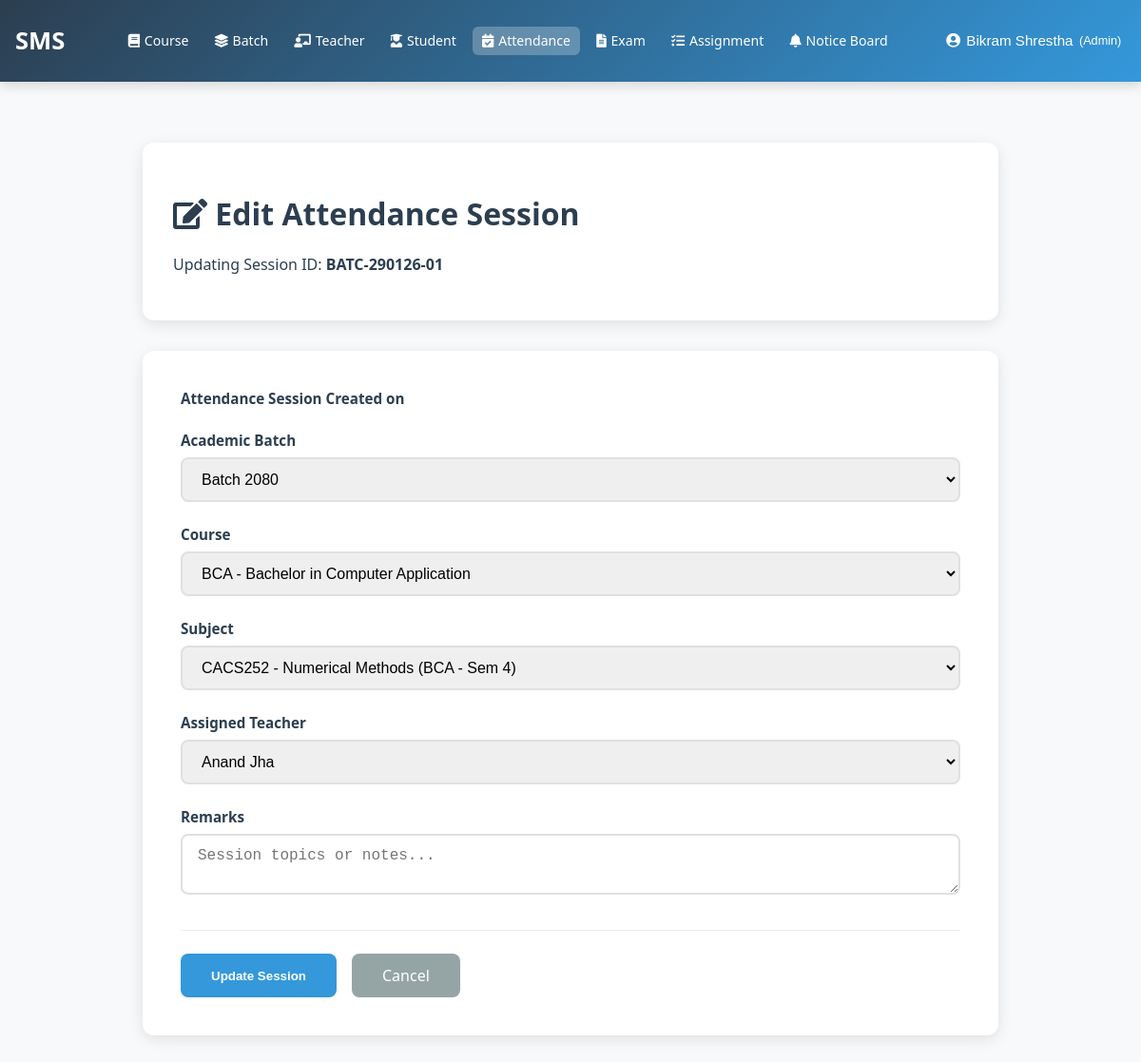
Screenshot of /attendance/sessions/7/edit/ (signed in) with the database file from the repository.
### accounts/models.py (models this page shows, shortened)
class User(AbstractUser):
    ROLE_CHOICES = (
        ('admin', 'Admin'),
        ('teacher', 'Teacher'),
        ('student', 'Student'),
        ('guardian', 'Guardian'),
    )
    username = None
    email = models.EmailField(
        unique=True,
        validators=[email_validator],
        verbose_name="Email ID",
        help_text="Enter a valid email address"
    )
    role = models.CharField(
        max_length=20,
        choices=ROLE_CHOICES,
        default='student',
        verbose_name="User Role"
    )
    is_verified = models.BooleanField(default=False, verbose_name="Email Verified")
    created_by = models.ForeignKey(
        'self',
        on_delete=models.SET_NULL,
        null=True,
        blank=True,
        related_name='created_users',
        verbose_name="Created By"
    )
    date_created = models.DateTimeField(auto_now_add=True, verbose_name="Account Created")
    first_name = models.CharField(
        max_length=30,
        validators=[name_validator, validate_no_numbers],
        verbose_name="First Name",
        help_text="Enter first name without numbers"
    )
    last_name = models.CharField(
        max_length=30,
        validators=[name_validator, validate_no_numbers],
        verbose_name="Last Name",
        help_text="Enter last name without numbers"
    )
    phone_number = models.CharField(
        validators=[phone_validator, validate_no_letters_in_phone],
        max_length=17,
        blank=True,
        verbose_name="Phone Number",
        help_text="Enter phone number (9-15 digits, optional +)"
    )
    USERNAME_FIELD = 'email'
    REQUIRED_FIELDS = ['first_name', 'last_name']
    objects = CustomUserManager()
    class Meta:
        verbose_name = "User"
        verbose_name_plural = "Users"
        ordering = ['-date_created']

### attendance/models.py (models this page shows, shortened)
class AttendanceSession(models.Model):
    STATUS_CHOICES = (
        ('scheduled', 'Scheduled'),
        ('ongoing', 'Ongoing'),
        ('completed', 'Completed'),
        ('cancelled', 'Cancelled'),
    )
    session_id = models.CharField(
        max_length=50,
        unique=True,
        verbose_name="Session ID",
        help_text="Auto-generated session ID"
    )
    batch = models.ForeignKey(
        'accounts.Batch',
        on_delete=models.CASCADE,
        related_name='attendance_sessions',
        verbose_name="Batch"
    )
    course = models.ForeignKey(
        'courses.Course',
        on_delete=models.CASCADE,
        related_name='attendance_sessions',
        verbose_name="Course",
        null=True,
        blank=True
    )
    subject = models.ForeignKey(
        'courses.Subject',
        on_delete=models.CASCADE,
        related_name='attendance_sessions',
        verbose_name="Subject",
        null=True,
        blank=True
    )
    teacher = models.ForeignKey(
        'accounts.User',
        on_delete=models.CASCADE,
        limit_choices_to={'role': 'teacher'},
        related_name='attendance_sessions',
        verbose_name="Teacher"
    )
    date = models.DateField(
        verbose_name="Date",
        default=timezone.now
    )
    start_time = models.TimeField(
        verbose_name="Start Time",
        default=timezone.now
    )
    end_time = models.TimeField(
        verbose_name="End Time",
        null=True,
        blank=True
    )
    semester = models.IntegerField(
        verbose_name="Semester",
        validators=[MinValueValidator(1), MaxValueValidator(8)],
        null=True,
        blank=True
    )
    year = models.IntegerField(
        verbose_name="Year",
        validators=[MinValueValidator(1), MaxValueValidator(4)],
        null=True,
        blank=True
    )
    total_students = models.IntegerField(
        verbose_name="Total Students",
        default=0,
        editable=False
    )
    present_count = models.IntegerField(
        verbose_name="Present Count",
        default=0,
        editable=False
    )
    absent_count = models.IntegerField(
        verbose_name="Absent Count",
        default=0,
        editable=False
    )
    status = models.CharField(
        max_length=20,
        choices=STATUS_CHOICES,
        default='scheduled',
        verbose_name="Status"
    )
    remarks = models.TextField(
        verbose_name="Remarks",
        blank=True,
        null=True
    )
    created_by = models.ForeignKey(
        'accounts.User',
        on_delete=models.SET_NULL,
        null=True,
        related_name='created_attendance_sessions',
        verbose_name="Created By"
    )
    created_at = models.DateTimeField(auto_now_add=True)
    updated_at = models.DateTimeField(auto_now=True)
    class Meta:
        verbose_name = "Attendance Session"
        verbose_name_plural = "Attendance Sessions"
        ordering = ['-date', '-start_time']

### attendance/views.py (the view)
# urls.py: path('sessions/<int:session_id>/edit/', views.edit_attendance_session, name='edit_attendance_session'),
@login_required
@admin_required
def edit_attendance_session(request, session_id):
    session = get_object_or_404(AttendanceSession, id=session_id)
    if request.method == 'POST':
        form = AttendanceSessionForm(request.POST, instance=session, user=request.user)
        if form.is_valid():
            form.save()
            messages.success(request, "Session updated.")
            return redirect('attendance:attendance_session_list')
    else:
        form = AttendanceSessionForm(instance=session, user=request.user)
    return render(request, 'attendance/admin/edit_attendance_session.html', {'form': form, 'session': session})

### accounts/models.py (called while the page is built)
    def __str__(self):
        return self.name

### attendance/forms.py (called while the page is built)
    def format_teacher_name(self, teacher):
        return teacher.get_full_name() or teacher.username

### courses/models.py (called while the page is built)
    def __str__(self):
        return f"{self.short_name} - {self.name}"

    def __str__(self):
        period_info = ""
        if self.course.course_type == 'semester' and self.semester:
            period_info = f" - Sem {self.semester}"
        elif self.course.course_type == 'yearly' and self.year:
            period_info = f" - Year {self.year}"
        return f"{self.code} - {self.name} ({self.course.short_name}{period_info})"

### templates/attendance/admin/edit_attendance_session.html (shortened to what this page needs)
{% extends 'base.html' %}
{% block content %}
<div class="student-list-container">
    <div class="page-header">
        <h1><i class="fas fa-edit"></i> Edit Attendance Session</h1>
        <p class="text-muted">Updating Session ID: <strong>{{ session.session_id }}</strong></p>
    </div>
    <div class="form-container">
        <form method="post">
            {% for field in form %}
                <div class="form-group">
                    <label for="{{ field.id_for_label }}">{{ field.label }}</label>
                    {{ field }}
                </div>
            {% endfor %}
            <div class="form-actions">
                <button type="submit" class="btn-save">Update Session</button>
                <a href="{% url 'attendance:attendance_session_list' %}" class="btn-cancel">Cancel</a>
            </div>
        </form>
    </div>
</div>
{% endblock %}

### templates/base.html (shortened to what this page needs)
{% load static %}
<!DOCTYPE html>
<html lang="en">
<head>
    <link rel="stylesheet" href="https://cdnjs.cloudflare.com/ajax/libs/font-awesome/5.15.4/css/all.min.css">
    <link rel="stylesheet" href="{% static 'css/base.css' %}">
</head>
<body>
    <nav class="navbar">
        <a href="{% url 'dashboard_redirect' %}" class="navbar-brand">SMS</a>
        {% if user.is_authenticated %}
            <ul class="nav-menu">
                {% if user.role == 'admin' or user.is_superuser %}
                    <li><a href="{% url 'courses:course_list' %}" {% if 'courses' in request.path %}class="active"{% endif %}><i class="fas fa-book"></i> Course</a></li>
                    <li><a href="{% url 'batch_list' %}" {% if 'batches' in request.path %}class="active"{% endif %}><i class="fas fa-layer-group"></i> Batch</a></li>
                    <li><a href="{% url 'teacher_list' %}" {% if 'teachers' in request.path %}class="active"{% endif %}><i class="fas fa-chalkboard-teacher"></i> Teacher</a></li>
                    <li><a href="{% url 'student_list' %}" {% if 'students' in request.path %}class="active"{% endif %}><i class="fas fa-user-graduate"></i> Student</a></li>
                    <li><a href="{% url 'attendance:attendance_session_list' %}" {% if 'attendance' in request.path %}class="active"{% endif %}><i class="fas fa-calendar-check"></i> Attendance</a></li>
                    <li><a href="#"><i class="fas fa-file-alt"></i> Exam</a></li>
                    <li><a href="#"><i class="fas fa-tasks"></i> Assignment</a></li>
                    <li class="dropdown">
                        <a href="{% url 'noticeboard:notice_list' %}" {% if 'noticeboard' in request.path %}class="active"{% endif %}><i class="fas fa-bell"></i> Notice Board</a>
                    </li>
                {% endif %}
            </ul>
        {% endif %}
        {% if user.is_authenticated %}
            <div class="profile-dropdown">
                <button class="profile-btn">
                    <i class="fas fa-user-circle"></i>
                    {{ user.get_full_name|default:user.email }}
                    <small>({{ user.get_role_display|default:user.role }})</small>
                </button>
            </div>
        {% endif %}
    </nav>
    <main>
        {% block content %}
        {% endblock %}
    </main>
</body>
</html>

### static/css/base.css (style rules this page uses)
body { font-family: 'Segoe UI', Tahoma, Geneva, Verdana, sans-serif; margin: 0; background-color: #f8f9fa; color: #2c3e50; }
.navbar { background: linear-gradient(135deg, #2c3e50, #3498db); padding: 0.8rem 1rem; display: flex; justify-content: space-between; align-items: center; box-shadow: 0 4px 12px rgba(0,0,0,0.15); flex-wrap: nowrap; min-height: 60px; }
.navbar-brand { color: white; font-size: 1.6rem; font-weight: bold; text-decoration: none; white-space: nowrap; margin-right: 1rem; }
.nav-menu { display: flex; list-style: none; margin: 0; padding: 0; gap: 0.6rem; }
.nav-menu li a { color: white; text-decoration: none; font-size: 0.92rem; padding: 0.4rem 0.7rem; border-radius: 6px; transition: all 0.3s; display: flex; align-items: center; gap: 0.3rem; white-space: nowrap; }
.nav-menu li a:hover, .nav-menu li a.active { background-color: rgba(255,255,255,0.25); }
.profile-dropdown { position: relative; }
.profile-btn { background: none; border: none; color: white; font-size: 0.95rem; cursor: pointer; display: flex; align-items: center; gap: 0.4rem; padding: 0.4rem 0.7rem; border-radius: 6px; transition: background 0.3s; white-space: nowrap; max-width: 200px; overflow: hidden; text-overflow: ellipsis; }
.nav-menu .dropdown { position: relative; }
main { padding: 2rem; min-height: calc(100vh - 70px); }
@media (max-width: 1400px) { .nav-menu { gap: 0.5rem; } }
@media (max-width: 1400px) { .nav-menu li a { font-size: 0.88rem; padding: 0.35rem 0.6rem; } }

### templates/attendance/admin/edit_attendance_session.html (style rules this page uses)
.student-list-container { max-width: 900px; margin: 2rem auto; padding: 0 1rem; }
.page-header { background: white; border-radius: 12px; padding: 2rem; margin-bottom: 2rem; box-shadow: 0 4px 15px rgba(0,0,0,0.1); }
.form-container { background: white; border-radius: 12px; padding: 2.5rem; box-shadow: 0 4px 15px rgba(0,0,0,0.1); }
.form-group { margin-bottom: 1.5rem; }
.form-group label { display: block; font-weight: 600; color: #2c3e50; margin-bottom: 0.5rem; font-size: 0.95rem; }
.form-group input, .form-group select, .form-group textarea { width: 100%; padding: 0.75rem 1rem; border: 2px solid #e0e0e0; border-radius: 8px; font-size: 1rem; transition: all 0.3s ease; box-sizing: border-box; }
.form-actions { display: flex; gap: 1rem; margin-top: 2rem; padding-top: 1.5rem; border-top: 1px solid #eee; }
.btn-save { background: #3498db; color: white; padding: 0.75rem 2rem; border: none; border-radius: 8px; font-weight: 600; cursor: pointer; transition: 0.3s; }
.btn-cancel { background: #95a5a6; color: white; padding: 0.75rem 2rem; border-radius: 8px; text-decoration: none; font-weight: 500; }

### rows the page displays
User: get_full_name "Bikram Shrestha", role "Ad…"
AttendanceSession: session_id "BATC-290126-01", form "Batch 2080" "BCA - Bachelor in Computer Application" "CACS252 - Numerical Methods (BCA - Sem 4)" "Anand Jha"

### other values shown
{{ field.label }} "Attendance Session Created on" "Academic Batch" "Course" "Subject" "Assigned Teacher" "Remarks"
